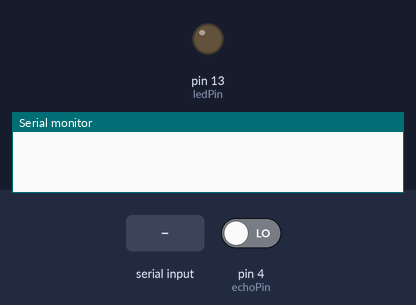
A sketch run on a simulated Arduino Leonardo, built with avr-gcc and run on an emulated ATmega32U4. Shown: output pins drawn as LEDs (lit = HIGH), the last lines printed to the serial monitor. Wiring (inferred from the names in the program): HMC5883L compass at I2C address 0x1E. The test bench sets the inputs (shaded band); at power-on: pin 4 (echoPin) LOW. Pins used as bus, display or sensor lines are not drawn.

Above: at 1.2 s.
1.3 s: "90,45\n" received over Serial
At 2.3 s:
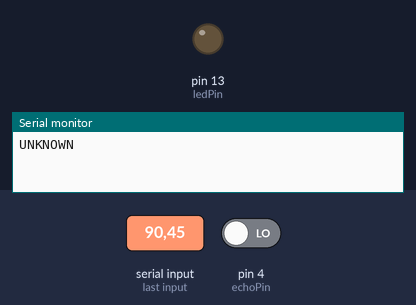
2.8 s: "A90\n" received over Serial
At 4.4 s:
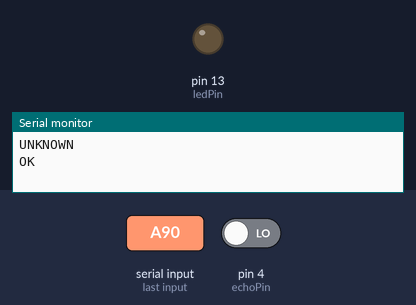
4.7 s: "D90\n" received over Serial
At 6.0 s:
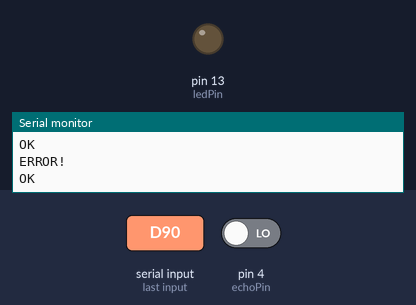
Timing chart, 0 to 7.7 s (numbered marks = the images above; inputs shaded):
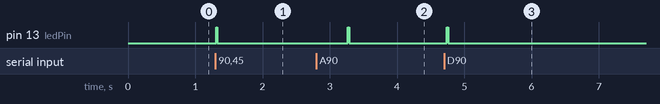

The sketch:

serial.ino
```cpp
/*
  Vs 0.0.1
  Robot Pi
  fernando.lourenco@lourenco.eu
*/

#include <Wire.h> //I2C Arduino Library

#define address 0x1E //0011110b, I2C 7bit address of HMC5883

const int ledPin = 13;      // the pin that the LED is attached to
const int pwmPin = 2;
const int trigerPin = 3;
const int echoPin = 4;

void setup()
{
  // initialize the serial communication:
  Serial.begin(115200);
  while (!Serial) {
    ; // wait for serial port to connect. Needed for Leonardo only
  }

  Serial.setTimeout(10);

  // initialize the ledPin as an output:
  pinMode(ledPin, OUTPUT);
  digitalWrite(trigerPin, LOW);
  pinMode(pwmPin, OUTPUT);
  pinMode(trigerPin, OUTPUT);
  digitalWrite(trigerPin, LOW);
  pinMode(echoPin, INPUT);

  Wire.begin();

  //Put the HMC5883 IC into the correct operating mode
  Wire.beginTransmission(address); //open communication with HMC5883
  Wire.send(0x02); //select mode register
  Wire.send(0x00); //continuous measurement mode
  Wire.endTransmission();
}

void blinkled()
{
  digitalWrite(ledPin, HIGH);   // turn the LED on (HIGH is the voltage level)
  delay(20);                    // wait
  digitalWrite(ledPin, LOW);    // turn the LED off by making the voltage LOW
}

void loop() {
  int incomingByte;   // for incoming serial data
  String mensagem;
  int angulo;

  // check if data has been sent from the computer:
  if (Serial.available()) {
    mensagem = Serial.readString();
    mensagem.toUpperCase();

    switch (mensagem[0])
    {
        case 'A':
                  mensagem = mensagem.substring(1);

                  angulo = constrain(mensagem.toInt(), 0, 180);
                  //angulo = constrain(mensagem.toInt(), 0, 20000);
                  //Serial.println("A");
                  //Serial.println(angulo);

                  float dutyOn;
                  dutyOn = map(angulo, 0, 180, 500, 2500); // in microseconds
                  //dutyOn =angulo;

                  Serial.println("OK");

                  for (float tempo = 0; tempo<2.5; tempo += 0.02)
                  {
                    digitalWrite(pwmPin, HIGH);
                    delayMicroseconds(dutyOn);
                    digitalWrite(pwmPin, LOW);
                    delayMicroseconds(20000.0-dutyOn);
                  }

                  break;
        case 'D':
                  float distance;
                  unsigned long pulse_duration;
                  char distancestr[15];
                  unsigned long pulse_start;
                  unsigned long pulse_end;
                  unsigned long timestart;
                  boolean timeout;

                  do
                  {
                    digitalWrite(trigerPin, LOW);
                    delay(5);
                    digitalWrite(trigerPin, HIGH);
                    delayMicroseconds(10);
                    digitalWrite(trigerPin, LOW);

                    timeout = false;

                    timestart = micros();
                    pulse_start = timestart;
                    while (digitalRead(echoPin) == LOW && pulse_start-timestart <25000)
                    {
                        pulse_start = micros();
                    }
                    if (pulse_start-timestart>=25000) timeout = true;

                    timestart = micros();
                    pulse_end = timestart;
                    while (digitalRead(echoPin) == HIGH && pulse_end-timestart <25000)
                    {
                        pulse_end = micros();
                    }
                    if (pulse_end-timestart>=25000) timeout = true;
                  } while (pulse_end < pulse_start);

                  if (timeout == false)
                  {
                    pulse_duration = pulse_end - pulse_start;
                    distance = pulse_duration * 0.0170145;
                    dtostrf(distance, 4, 2, distancestr);
                  }
                  else
                  {
                    distancestr[0] = 'E';
                    distancestr[1] = 'R';
                    distancestr[2] = 'R';
                    distancestr[3] = 'O';
                    distancestr[4] = 'R';
                    distancestr[5] = '!';
                    distancestr[6] = 0;
                  }

                  //Serial.println("D");
                  //Serial.println(pulse_start);
                  //Serial.println(pulse_end);
                  Serial.println(distancestr);
                  Serial.println("OK");
                  break;
        case 'C':
                  float course;
                  char coursestr[15];

                  int x,y,z; //triple axis data

                  //Tell the HMC5883 where to begin reading data
                  Wire.beginTransmission(address);
                  Wire.send(0x03); //select register 3, X MSB register
                  Wire.endTransmission();

                 //Read data from each axis, 2 registers per axis
                  Wire.requestFrom(address, 6);
                  if(6<=Wire.available()){
                    x = Wire.receive()<<8; //X msb
                    x |= Wire.receive(); //X lsb
                    z = Wire.receive()<<8; //Z msb
                    z |= Wire.receive(); //Z lsb
                    y = Wire.receive()<<8; //Y msb
                    y |= Wire.receive(); //Y lsb
                  }

                  course = 0.0;
                  dtostrf(course, 4, 2, coursestr);

                  Serial.println(coursestr);
                  Serial.println("OK");
                  break;
        default:
                 Serial.println("UNKNOWN");
                  break;
    }
    blinkled();

  }
}
```

Measured:
- after the input at 1.3 s, pin 13 (ledPin): LOW → HIGH at once, → LOW 0.02 s later
- after the input at 2.8 s, pin 13 (ledPin): LOW → HIGH after 0.47 s, → LOW 0.02 s later
- after the input at 4.7 s, pin 13 (ledPin): LOW → HIGH at once, → LOW 0.02 s later
